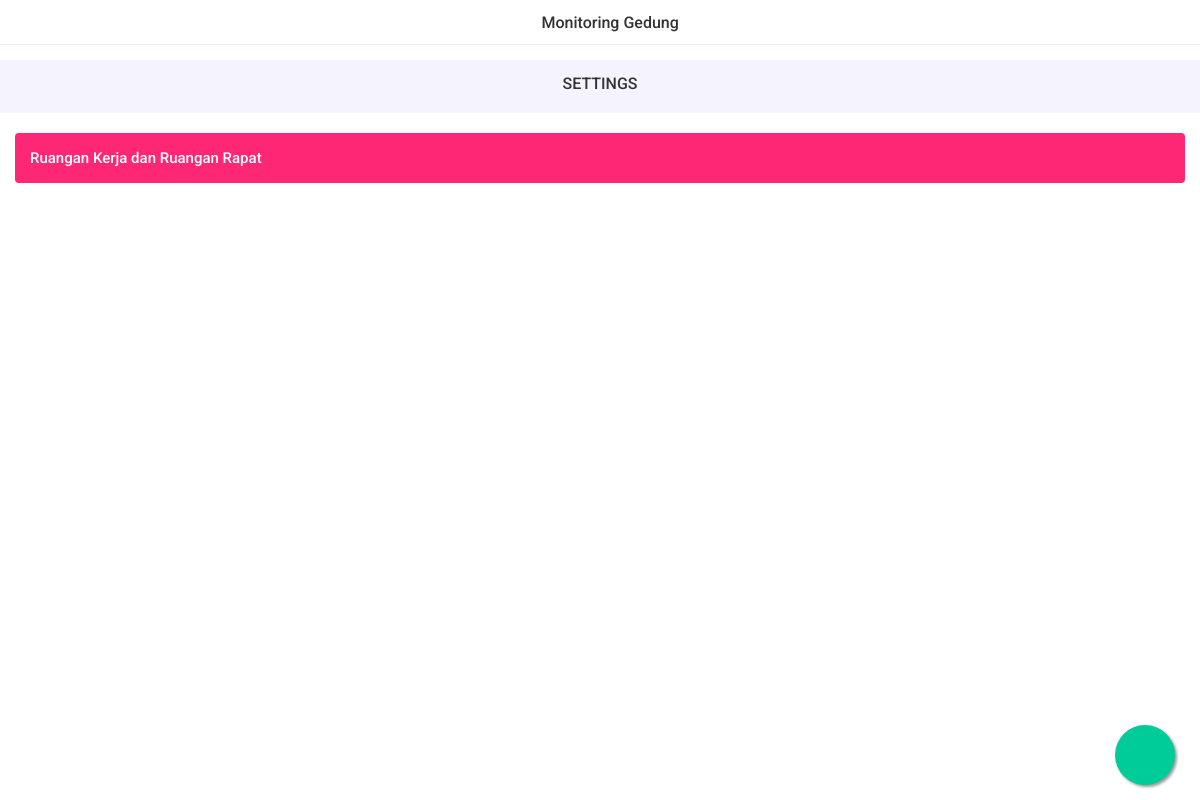
Before: /menondc/settings (signed in) with the older database file.
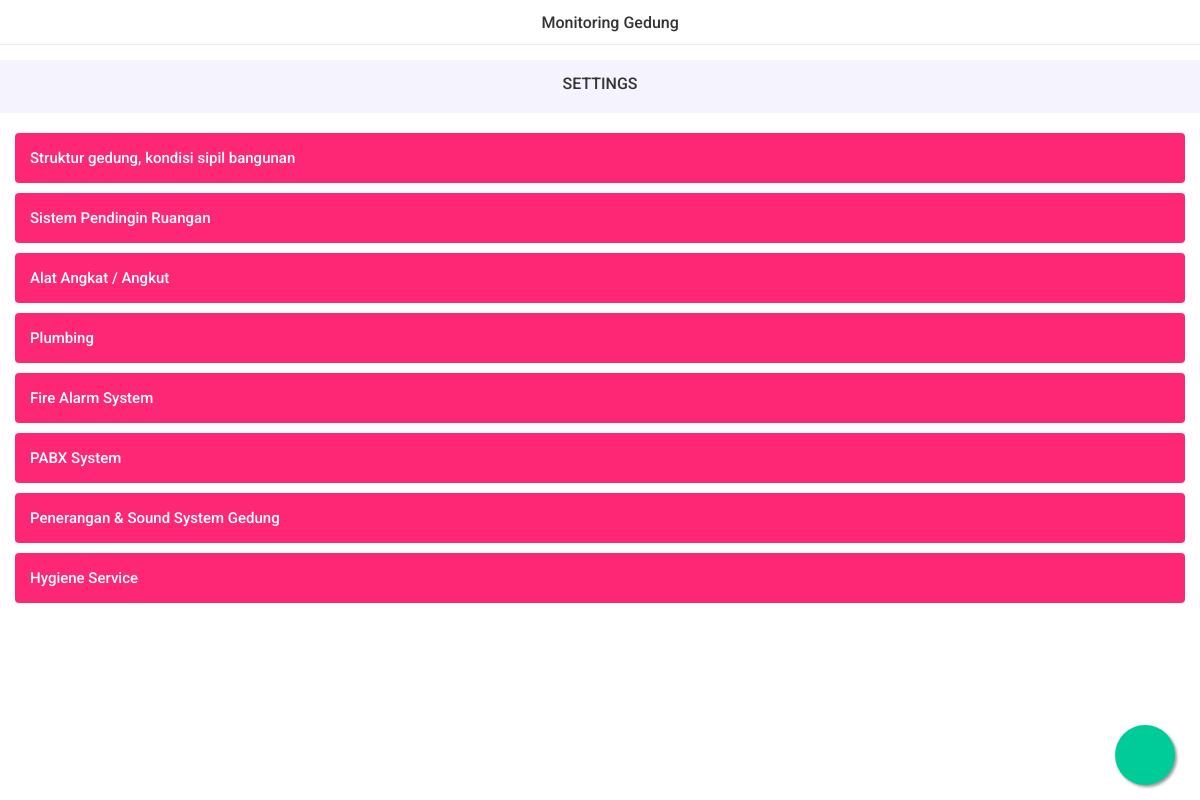
After: the same page with the newer database file.
### menondc/models.py (models this page shows, shortened)
class mendc_area(models.Model):
    nama_area = models.CharField(max_length=100, name='namaArea',
                                 verbose_name='Nama Area', unique=True, blank=True, null=True)
    class Meta:
        db_table = ''
        managed = True
        verbose_name = 'area'
        verbose_name_plural = 'areas'

### menondc/views.py (the view)
# urls.py: path('settings', mendc_settings, name='mendc_settings'),
@login_required(login_url='user_login')
def mendc_settings(request):
    areas = mendc_area.objects.all()
    subareas = mendc_subarea.objects.all()
    context = {
        "areas": areas,
        "subareas": subareas,
        'title': 'Monitoring Gedung'
    }
    return render(request, 'menondc/mendc_settings.html', context)

### templates/menondc/mendc_settings.html (shortened to what this page needs)
{% extends 'base.html' %}{% load static %}
{% block navbar %}
<div class="left"><a href='{% url "mendc_home" %}' class="link"><i class="icon ion-ios-arrow-back"></i></a>
</div>
<div class="title">{{title}}</div>
{% endblock navbar %}
{% block page_wrapper %}
<div class="newsletter bg-lightblue">
  <div class="separator-small"></div>
  <div class="section-title text-center title-large">
    <h6>SETTINGS</h6>
  </div>
  <div class="separator-small"></div>
</div>
<div class="separator-medium"></div>
{% if areaCount == 0 %}
<div class="separator-large"></div>
<div class="maintenance">
  <div class="container">
    <img src="{% static 'images/maintenance.png' %}" height="300" width="300" alt="">
    <h5 class="mb-5" style="color: red;"><strong>Area Not Found</strong></h5>
  </div>
</div>
{% else %}
<div id="accordionParent" class="accordion accordion-inset">
  {% for area in areas %}
  <div class="accordion-item">
    <div class="accordion-title collapsed" data-toggle="collapse" data-target="#accordionTwo{{area.pk}}">
      {{area.namaArea}}
    </div>
  </div>
  {% endfor %}
</div>
{% endif %}
<div class="button-default">
  <a href="{% url 'mendc_area_add' %}" class="float"><i class="icon ion-ios-add my-float"></i></a>
</div>
{% endblock page_wrapper %}

Changed rows visible on the page:
removed mendc_area: namaArea "Ruangan Kerja dan Ruangan Rapat"
added mendc_area: namaArea "Struktur gedung, kondisi sipil bangunan"
added mendc_area: namaArea "Sistem Pendingin Ruangan"
added mendc_area: namaArea "Alat Angkat / Angkut"
added mendc_area: namaArea "Plumbing"
added mendc_area: namaArea "Fire Alarm System"
added mendc_area: namaArea "PABX System"
added mendc_area: namaArea "Penerangan & Sound System Gedung"
added mendc_area: namaArea "Hygiene Service"
